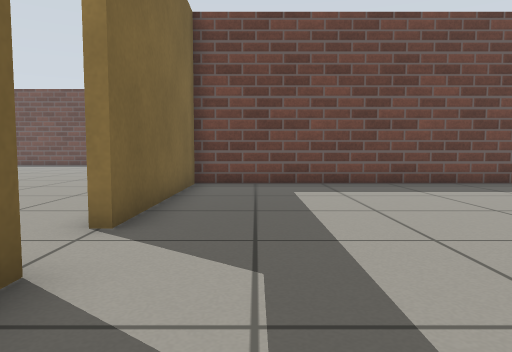
[1] (above)

14 first-person views from a walk through a world built for the Gazebo simulator. The camera is 0.5 m above the floor, tilts 4° down and sees 70° across. The floor is counted in squares, 0.5 m on a side. Each view is taken from the middle of a square. On the plan, view 1 faces up. The plan holds only what a view shows up to about 13 squares ahead; the rest is blank. The place goes on beyond the plan.

[2]
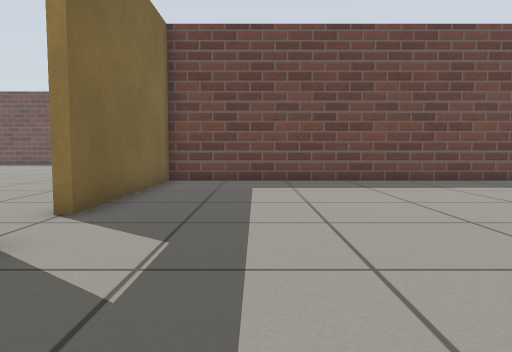

[3]
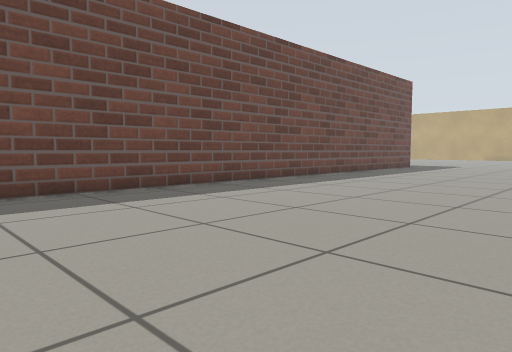

[4]
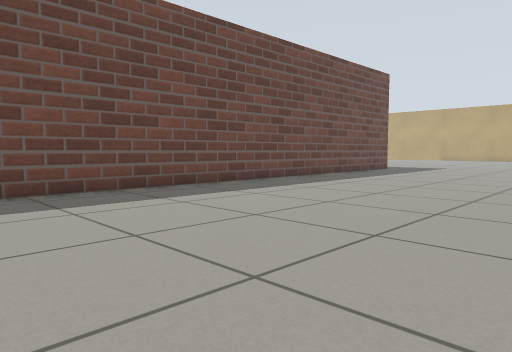

[5]
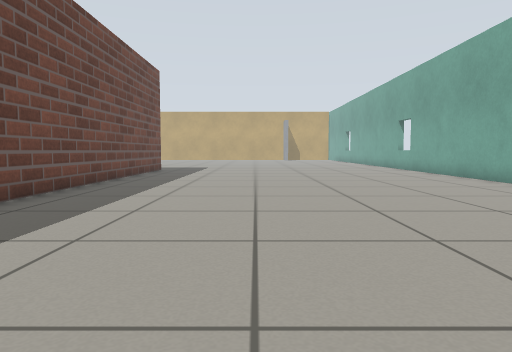

[6]
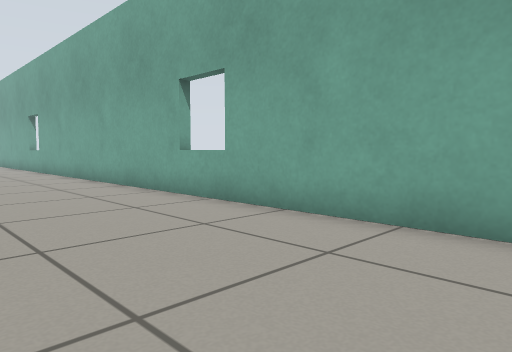

[7]
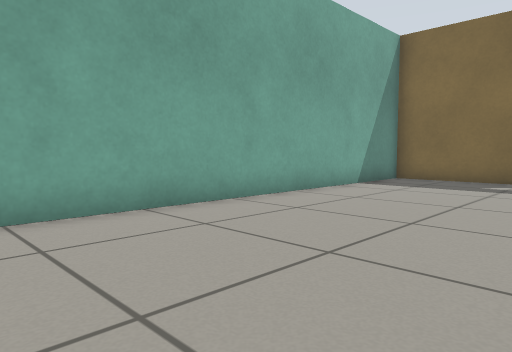

[8]
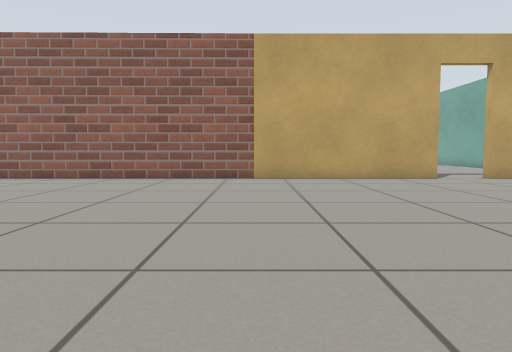

[9]
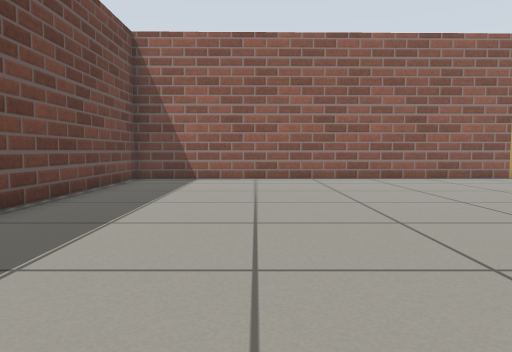

[10]
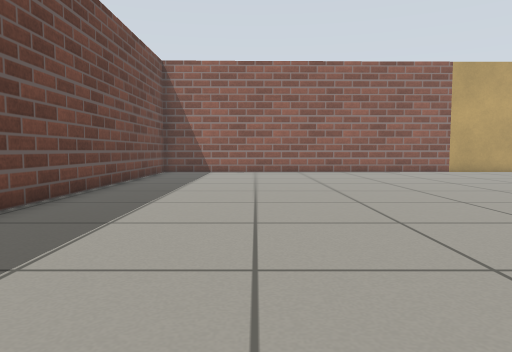

[11]
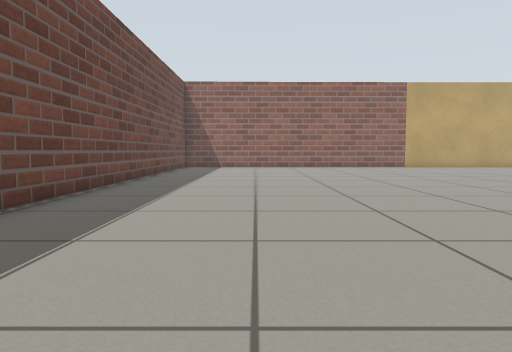

[12]
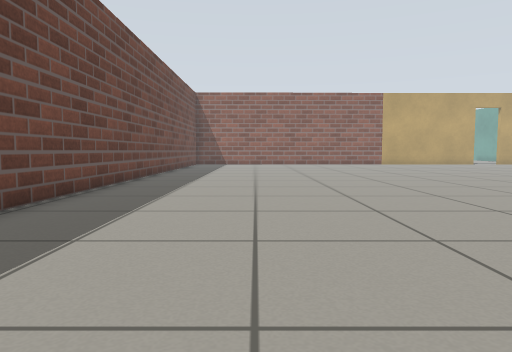

[13]
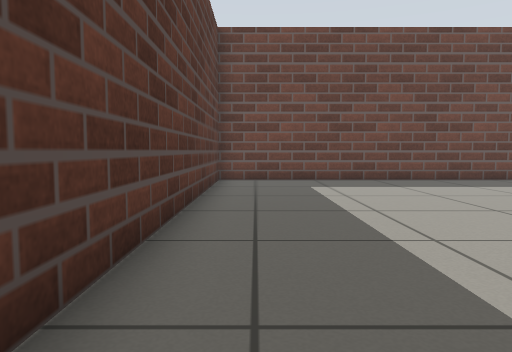

[14]
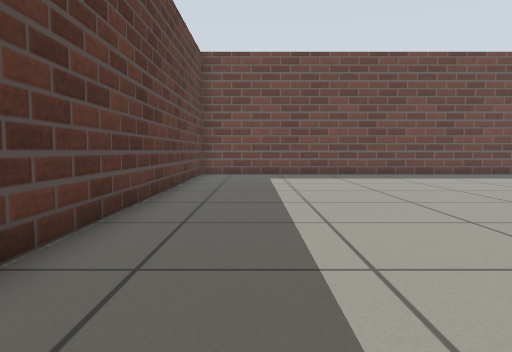

### Floor plan
Points are (right, up) in squares from view 1. A wall is a line through its corners. A room is listed if a view was taken in it or the views show most of it. See-through windows are left out.
Room 1 (views 1, 2, 3, 4, 5, 6, 7)
walls: (-1.8, 2.8) (-1.8, -1.7) (19.5, -1.7); (19.2, 10.9) (-1.8, 10.9) (-1.8, 4.6)
ways out: open door at (-2, 3.5) to room 2
Room 2 (views 8, 9, 10, 11, 12, 13, 14)
walls: (-2, 4.6) (-2.3, 24.2) (-29.2, 24.2) (-29.2, 12.1); (-2, 1.9) (-2, 2.8)
ways out: open door at (-2, 3.5) to room 1

Where each view was taken, in squares from view 1:
view 1: 0 up, 0 right, facing up
view 2: 1 down, 1 right, facing up
view 3: 2 up, 3 right, facing up-right
view 4: 2 up, 6 right, facing up-right
view 5: 6 up, 6 right, facing right
view 6: 3 up, 6 right, facing down-right
view 7: 4 up, 11 right, facing down-left
view 8: 11 up, 15 left, facing right
view 9: 20 up, 15 left, facing right
view 10: 20 up, 19 left, facing right
view 11: 20 up, 24 left, facing right
view 12: 20 up, 28 left, facing right
view 13: 12 up, 28 left, facing up
view 14: 9 up, 27 left, facing up
